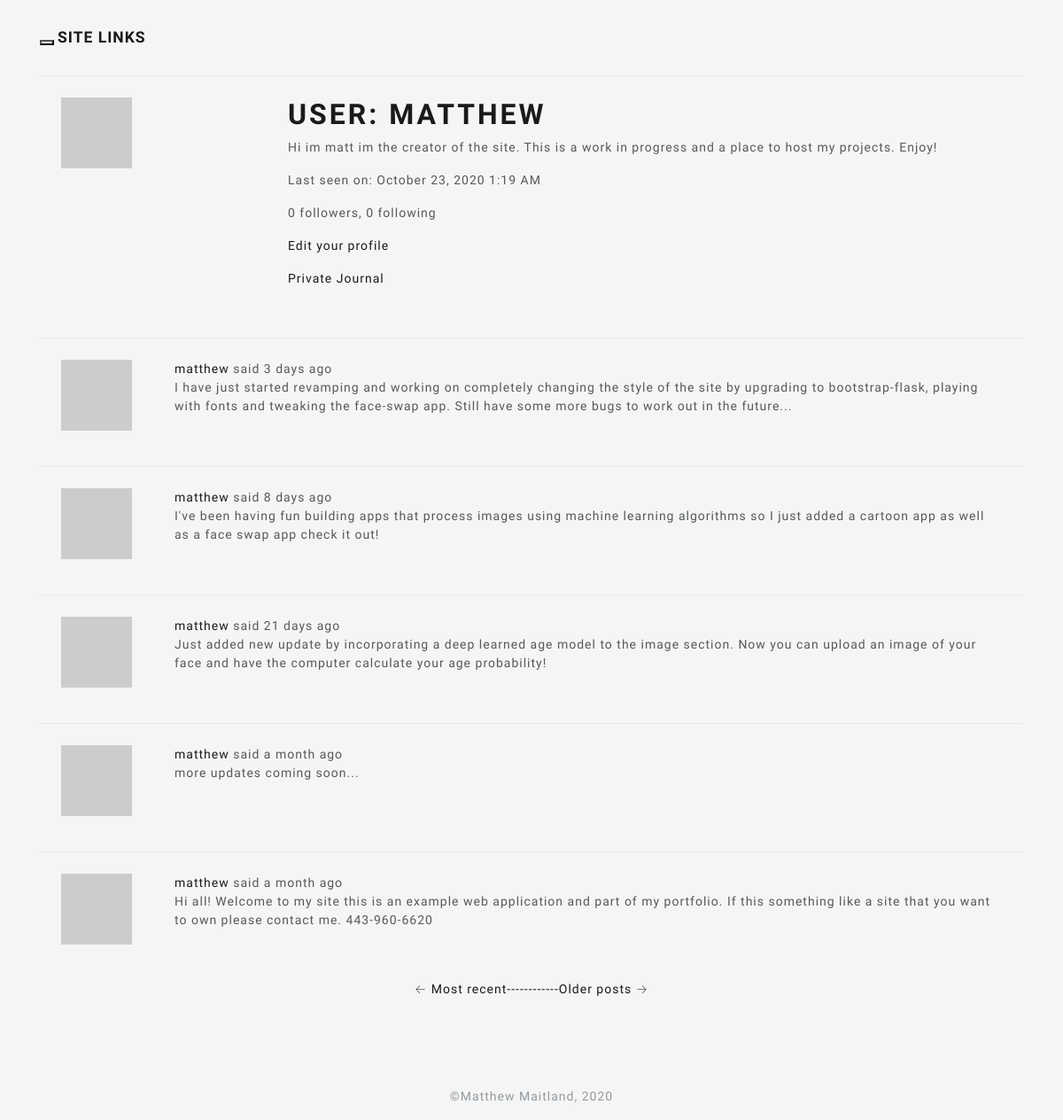
Page /user/matthew (signed in) on the earlier database version.
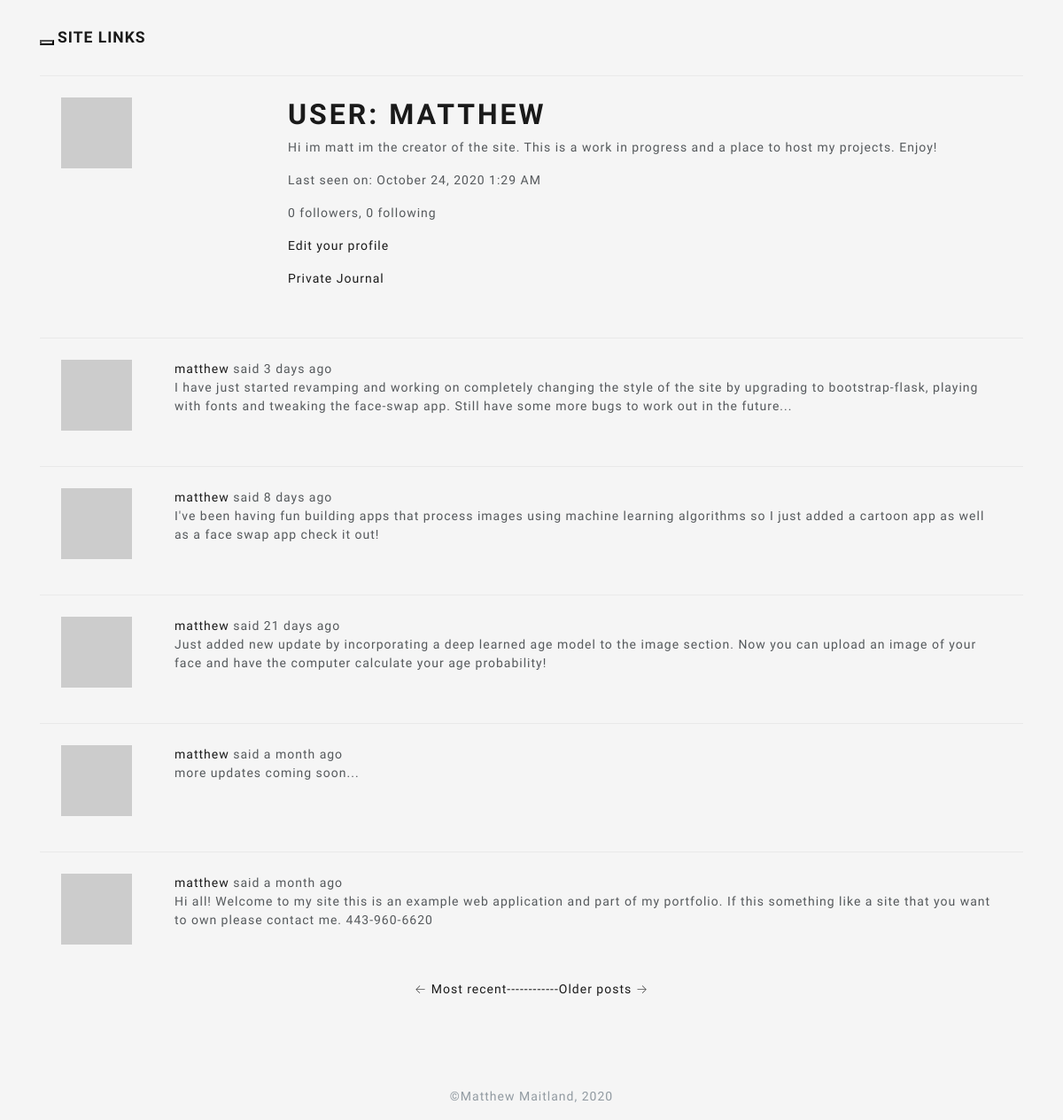
Same page on the later database version.
### app/models.py (models this page shows, shortened)
class PaginatedAPIMixin(object):
    @staticmethod
    def to_collection_dict(query, page, per_page, endpoint, **kwargs):
        resources = query.paginate(page, per_page, False)
        data = {
            'items': [item.to_dict() for item in resources.items],
            '_meta': {
                'page': page,
                'per_page': per_page,
                'total_pages': resources.pages,
                'total_items': resources.total
            },
            '_links': {
                'self': url_for(endpoint, page=page, per_page=per_page,
                                **kwargs),
                'next': url_for(endpoint, page=page + 1, per_page=per_page,
                                **kwargs) if resources.has_next else None,
                'prev': url_for(endpoint, page=page - 1, per_page=per_page,
                                **kwargs) if resources.has_prev else None
            }
        }
        return data

class User(UserMixin, PaginatedAPIMixin, db.Model):
    id = db.Column(db.Integer, primary_key=True)
    username = db.Column(db.String(64), index=True, unique=True)
    email = db.Column(db.String(120), index=True, unique=True)
    password_hash = db.Column(db.String(128))
    posts = db.relationship('Post', backref='author', lazy='dynamic')
    about_me = db.Column(db.String(140))
    journal = db.Column(db.String(500))
    last_seen = db.Column(db.DateTime, default=datetime.utcnow)
    token = db.Column(db.String(32), index=True, unique=True)
    token_expiration = db.Column(db.DateTime)
    followed = db.relationship(
        'User', secondary=followers,
        primaryjoin=(followers.c.follower_id == id),
        secondaryjoin=(followers.c.followed_id == id),
        backref=db.backref('followers', lazy='dynamic'), lazy='dynamic')
    messages_sent = db.relationship('Message',
                                    foreign_keys='Message.sender_id',
                                    backref='author', lazy='dynamic')
    messages_received = db.relationship('Message',
                                        foreign_keys='Message.recipient_id',
                                        backref='recipient', lazy='dynamic')
    last_message_read_time = db.Column(db.DateTime)
    notifications = db.relationship('Notification', backref='user',
                                    lazy='dynamic')
    tasks = db.relationship('Task', backref='user', lazy='dynamic')
    def avatar(self, size):
        digest = md5(self.email.lower().encode('utf-8')).hexdigest()
        return 'https://www.gravatar.com/avatar/{}?d=identicon&s={}'.format(
            digest, size)
    def new_messages(self):
        last_read_time = self.last_message_read_time or datetime(1900, 1, 1)
        return Message.query.filter_by(recipient=self).filter(
            Message.timestamp > last_read_time).count()
    def get_tasks_in_progress(self):
        return Task.query.filter_by(user=self, complete=False).all()

class SearchableMixin(object):
    @classmethod
    def before_commit(cls, session):
        session._changes = {
            'add': list(session.new),
            'update': list(session.dirty),
            'delete': list(session.deleted)
        }
    @classmethod
    def after_commit(cls, session):
        for obj in session._changes['add']:
            if isinstance(obj, SearchableMixin):
                add_to_index(obj.__tablename__, obj)
        for obj in session._changes['update']:
            if isinstance(obj, SearchableMixin):
                add_to_index(obj.__tablename__, obj)
        for obj in session._changes['delete']:
            if isinstance(obj, SearchableMixin):
                remove_from_index(obj.__tablename__, obj)
        session._changes = None

class Post(SearchableMixin, db.Model):
    __searchable__ = ['body']
    id = db.Column(db.Integer, primary_key=True)
    body = db.Column(db.String(140))
    timestamp = db.Column(db.DateTime, index=True, default=datetime.utcnow)
    user_id = db.Column(db.Integer, db.ForeignKey('user.id'))
    language = db.Column(db.String(5))

### app/main/views.py (the view)
@bp.route('/user/<username>')
@login_required
def user(username):
    user = User.query.filter_by(username=username).first_or_404()
    page = request.args.get('page', 1, type=int)
    posts = user.posts.order_by(Post.timestamp.desc()).paginate(
        page, current_app.config['POSTS_PER_PAGE'], False)
    next_url = url_for('main.user', username=user.username,
                       page=posts.next_num) if posts.has_next else None
    prev_url = url_for('main.user', username=user.username,
                       page=posts.prev_num) if posts.has_prev else None
    form = EmptyForm()
    return render_template('user.html', user=user, posts=posts.items,
                           next_url=next_url, prev_url=prev_url, form=form)

### app/main/views.py (called while the page is built)
@bp.before_app_request
def before_request():
    if current_user.is_authenticated:
        current_user.last_seen = datetime.utcnow()
        db.session.commit()
        g.search_form = SearchForm()
    g.locale = str(get_locale())

### app/models.py (called while the page is built)
@login.user_loader
def load_user(id):
    return User.query.get(int(id))

### app/templates/user.html (shortened to what this page needs)
{% extends "base.html" %}
{% block app_content %}
    <table class="table table-hover">
        <tr>
            <td width="256px"><img src="{{ user.avatar(256) }}"></td>
            <td>
                <h1>{{ _('User') }}: {{ user.username }}</h1>
                {% if user.about_me %}<p>{{ user.about_me }}</p>{% endif %}
                {% if user.last_seen %}
                <p>{{ _('Last seen on') }}: {{ moment(user.last_seen).format('LLL') }}</p>
                {% endif %}
                <p>{{ _('%(count)d followers', count=user.followers.count()) }}, {{ _('%(count)d following', count=user.followed.count()) }}</p>
                {% if user == current_user %}
                <p><a href="{{ url_for('main.edit_profile') }}">{{ _('Edit your profile') }}</a></p>
                <p><a href="{{ url_for('main.edit_journal') }}">{{ _('Private Journal') }}</a></p>
                {% endif %}
            </td>
        </tr>
    </table>
    {% for post in posts %}
        {% include '_post.html' %}
    {% endfor %}
    <nav aria-label="...">
        <ul class="pagination justify-content-center">
            <li class="previous{% if not prev_url %} disabled{% endif %}">
                <a href="{{ prev_url or '#' }}">
                    <span aria-hidden="true">&larr;</span> {{ _('Most recent------') }}
                </a>
            </li>
            <li class="next{% if not next_url %} disabled{% endif %}">
                <a href="{{ next_url or '#' }}">
                    {{ _('------Older posts') }} <span aria-hidden="true">&rarr;</span>
                </a>
            </li>
        </ul>
    </nav>
{% endblock %}

### app/templates/base.html (shortened to what this page needs)
{% extends 'bootstrap/base.html' %}
{% block styles %}
  <link rel="stylesheet" href="{{url_for('static', filename='lux.css')}}">
{% endblock %}
{% block navbar %}
    <nav class="navbar navbar-default">
        <div class="container">
            <div class="navbar-header">
                <button type="button" class="navbar-toggle collapsed" data-toggle="collapse" data-target="#bs-example-navbar-collapse-1" aria-expanded="false">
                </button>
                <a class="navbar-brand" href="{{ url_for('main.index') }}">Site links</a>
            </div>
        </div>
    </nav>
{% endblock %}
{% block content %}
    <div class="container">
        {% block app_content %}{% endblock %}
    </div>
{%- block footer %}
<div id="footer">
    <div class="container text-center">
      <p class="text-muted credit" style="color:#fff">&copy;Matthew Maitland, 2020</p>
    </div>
  </div>
{%- endblock footer %}
{% endblock %}

### app/templates/_post.html (shortened to what this page needs)
    <table class="table table-hover">
        <tr>
            <td width="70px">
                <a href="{{ url_for('main.user', username=post.author.username) }}">
                    <img src="{{ post.author.avatar(70) }}" />
                </a>
            </td>
            <td>
                {{ _('%(username)s said %(when)s',
                    username=user_link, when=moment(post.timestamp).fromNow()) }}
                <br>
                <span id="post{{ post.id }}">{{ post.body }}</span>
            </td>
        </tr>
    </table>

Differences in the rows shown:
changed User "MATTHEW": last_seen "October 23, 2020 1:19 AM" → "October 24, 2020 1:29 AM"
